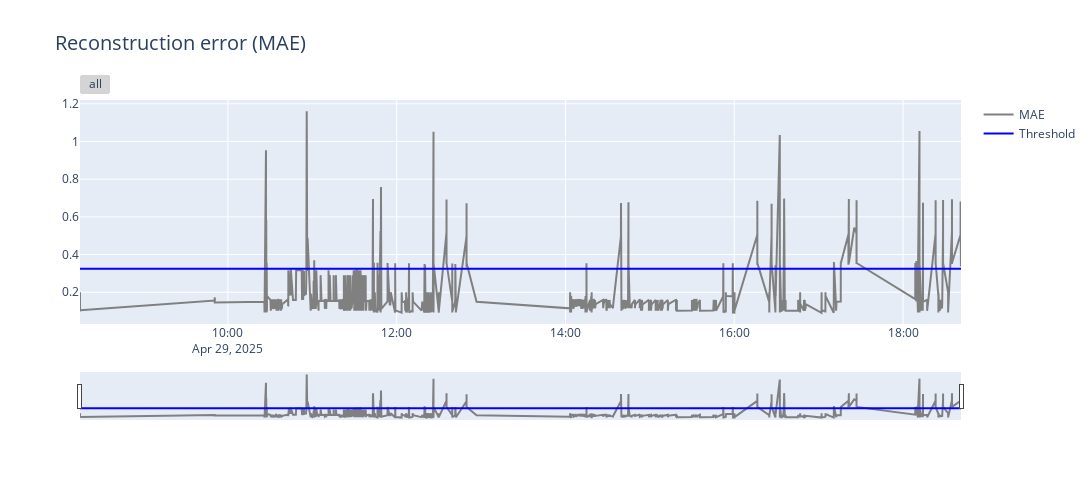

Write notebook code for a chart like this one.
### Markdown cell above
#### Reconstruction error

### Code cell
layout = go.Layout(
autosize=False,
width=1100,
height=500,
title={'text': f'Reconstruction error (MAE)', 'font': dict(size=20)})

fig = go.Figure(layout=layout)

fig.add_trace(go.Scatter(x=test_anomaly.index, y=test_anomaly['MAE'], mode='lines', line=dict(color='grey'), name=f"MAE"))
fig.add_trace(go.Scatter(x=test_anomaly.index, y=test_anomaly['Threshold'], mode='lines', line=dict(color='blue'), name=f"Threshold"))

fig.update_xaxes(
     rangeslider_visible=True,
     rangeselector = dict(
     buttons= list([
     dict(step = 'all')])))

### Figure 1 — Plotly figure (JSON) as saved in the notebook; plotly's stock layout.template omitted (floating-point values rounded to 4 significant figures; data arrays with more than 128 entries replaced by an {"elided": "..."} marker saying what was removed)
{"data": [{"line": {"color": "grey"}, "mode": "lines", "name": "MAE", "type": "scatter", "x": {"elided": "10503 str values"}, "y": {"elided": "10503 float values"}}, {"line": {"color": "blue"}, "mode": "lines", "name": "Threshold", "type": "scatter", "x": {"elided": "10503 str values"}, "y": {"elided": "10503 float values"}}], "layout": {"autosize": false, "height": 500, "title": {"font": {"size": 20}, "text": "Reconstruction error (MAE)"}, "width": 1100, "xaxis": {"rangeselector": {"buttons": [{"step": "all"}]}, "rangeslider": {"visible": true}}}}
